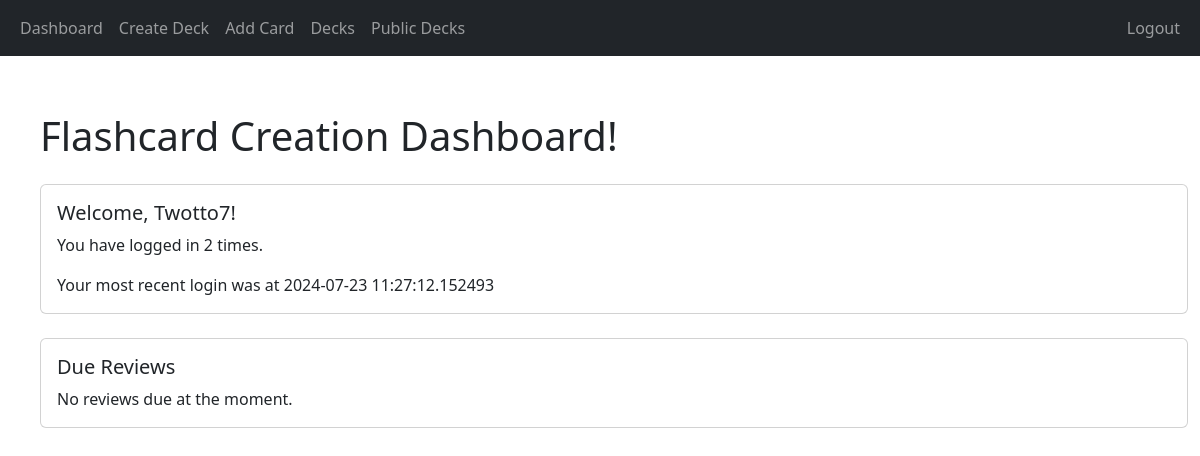
Page /dashboard (signed in) on the earlier database version.
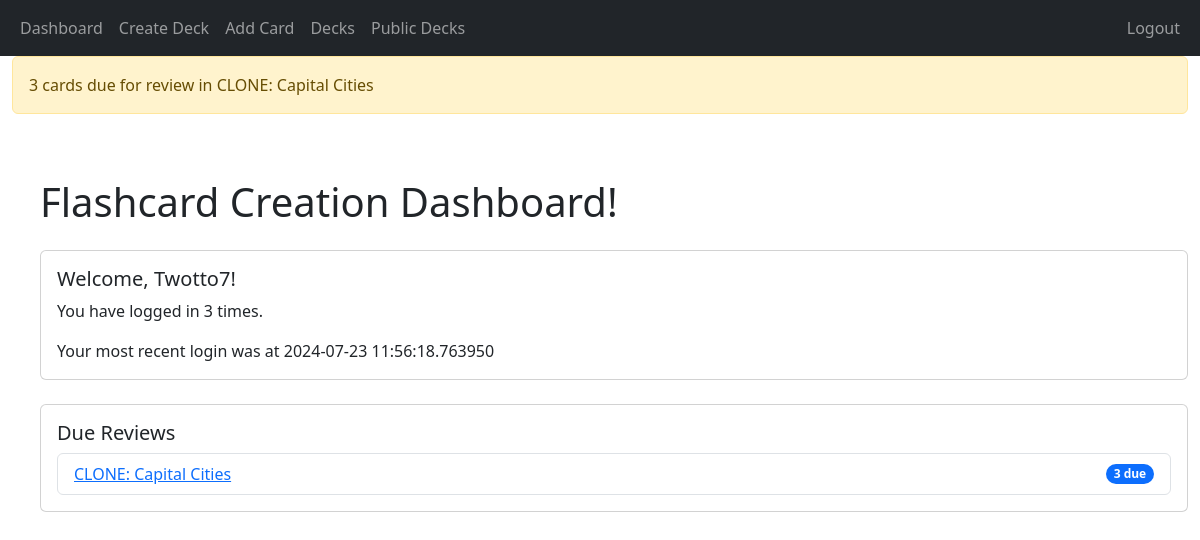
Same page on the later database version.
### app/auth/models.py (models this page shows, shortened)
class LoginEvent(db.Model):
    login_id = db.Column(db.Integer, primary_key=True)
    user_id = db.Column(db.Integer, db.ForeignKey('user.user_id'), nullable=False)
    timestamp = db.Column(db.DateTime, default=datetime.utcnow, nullable=False)

### app/decks/models.py (models this page shows, shortened)
class Deck(db.Model):
    deck_id = db.Column(db.Integer, primary_key=True)
    name = db.Column(db.String(100), nullable=False)
    user_id = db.Column(db.Integer, db.ForeignKey('user.user_id'), nullable=False)
    created_at = db.Column(db.DateTime, nullable=False, default=datetime.utcnow)
    shared = db.Column(db.Boolean, default=False)
    cards = db.relationship('Card', backref='deck', lazy=True)
    review_start_date = db.Column(db.DateTime, nullable=True)

### app/main/routes.py (the view)
@main_blueprint.route('/dashboard')
@login_required
def dashboard():
    user_decks = Deck.query.filter_by(user_id=current_user.user_id).all()
    due_reviews = []
    for deck in user_decks:
        due_count = Card.query.filter(
            Card.deck_id == deck.deck_id,
            Card.next_review_date <= datetime.utcnow()
        ).count()
        if due_count > 0:
            due_reviews.append({
                'deck_id': deck.deck_id,
                'name': deck.name,
                'due_count': due_count
            })
            flash(f'{due_count} cards due for review in {deck.name}', 'warning')
    user_info = {
        'username': current_user.username,
        'login_count': current_user.get_login_count(current_user.user_id),
        'last_login_at': current_user.get_latest_login(current_user.user_id)
    }
    return render_template('dashboard.html', due_reviews=due_reviews, user_info=user_info)

### app/__init__.py (called while the page is built)
@login_manager.user_loader
def load_user(user_id):
    return User.query.get(int(user_id))

### app/auth/models.py (called while the page is built)
    def get_login_count(self, user_id):
        return LoginEvent.query.filter_by(user_id=user_id).count()

    def get_latest_login(self, user_id):
        latest_login_event = LoginEvent.query.filter_by(user_id=user_id).order_by(LoginEvent.timestamp.desc()).first()
        return latest_login_event.timestamp if latest_login_event else None

### app/main/templates/dashboard.html (shortened to what this page needs)
{% extends "base.html" %}
{% block content %}
<div class="container mt-4">
    <h1 class="mb-4">Flashcard Creation Dashboard!</h1>
    <div class="card mb-4">
        <div class="card-body">
            <h5 class="card-title">Welcome, {{ user_info.username }}!</h5>
            <p class="card-text">You have logged in {{ user_info.login_count }} times.</p>
            <p class="card-text">Your most recent login was at {{ user_info.last_login_at }}</p>
        </div>
    </div>
    <div class="card">
        <div class="card-body">
            <h5 class="card-title">Due Reviews</h5>
            {% if due_reviews %}
                <ul class="list-group">
                    {% for review in due_reviews %}
                        <li class="list-group-item d-flex justify-content-between align-items-center">
                            <a href="{{ url_for('review.start_review', deck_id=review.deck_id) }}">{{ review.name }}</a>
                            <span class="badge bg-primary rounded-pill">{{ review.due_count }} due</span>
                        </li>
                    {% endfor %}
                </ul>
            {% else %}
                <p class="card-text">No reviews due at the moment.</p>
            {% endif %}
        </div>
    </div>
</div>
{% endblock %}

Differences in the rows shown:
no longer on this page (row unchanged): LoginEvent: last_login_at "2024-07-23 11:27:12.152493"
added LoginEvent: last_login_at "2024-07-23 11:56:18.763950"
added Deck: name "CLONE: Capital Cities", due_count "3"
Other differences:
{{ user_info.login_count }}: "2" → "3"
new list line: "3 cards due for review in CLONE: Capital Cities"
text no longer shown: "No reviews due at the moment."
